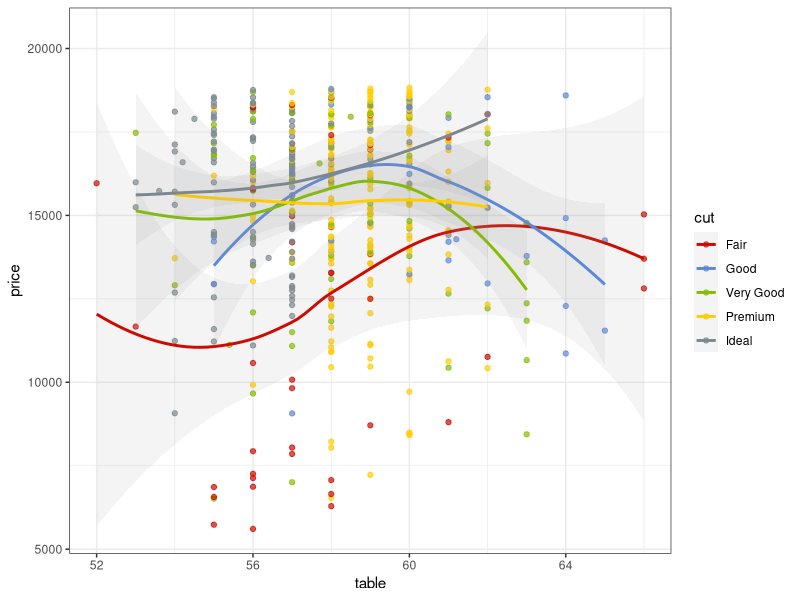
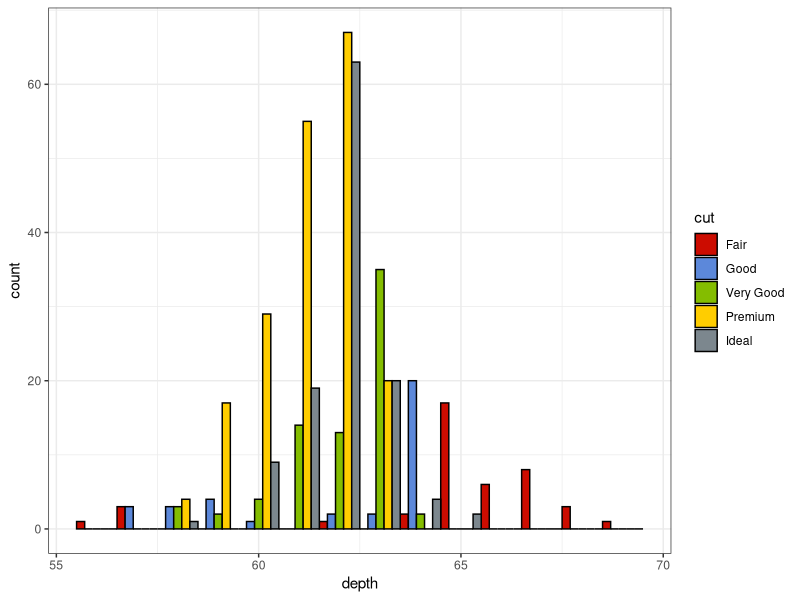

These charts were generated, in order, by the following R code:
library(ggsci)


### Name: scale_color_startrek
### Title: Star Trek Color Scales
### Aliases: scale_color_startrek scale_colour_startrek scale_fill_startrek

### ** Examples

library("ggplot2")
data("diamonds")

ggplot(subset(diamonds, carat >= 2.2),
       aes(x = table, y = price, colour = cut)) +
  geom_point(alpha = 0.7) +
  geom_smooth(method = "loess", alpha = 0.1, size = 1, span = 1) +
  theme_bw() + scale_color_startrek()

ggplot(subset(diamonds, carat > 2.2 & depth > 55 & depth < 70),
       aes(x = depth, fill = cut)) +
  geom_histogram(colour = "black", binwidth = 1, position = "dodge") +
  theme_bw() + scale_fill_startrek()
